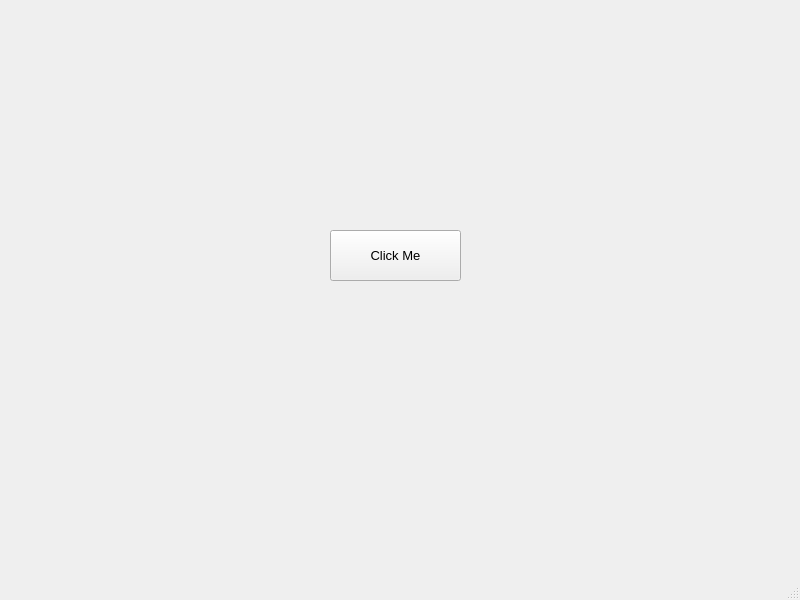
<?xml version="1.0" encoding="UTF-8"?>
<ui version="4.0">
 <class>helloWorld</class>
 <widget class="QMainWindow" name="helloWorld">
  <property name="geometry">
   <rect>
    <x>0</x>
    <y>0</y>
    <width>800</width>
    <height>600</height>
   </rect>
  </property>
  <property name="font">
   <font>
    <family>Arial</family>
    <pointsize>10</pointsize>
   </font>
  </property>
  <property name="windowTitle">
   <string>Hello World</string>
  </property>
  <widget class="QWidget" name="centralwidget">
   <widget class="QPushButton" name="btnDisplay">
    <property name="geometry">
     <rect>
      <x>330</x>
      <y>230</y>
      <width>131</width>
      <height>51</height>
     </rect>
    </property>
    <property name="text">
     <string>Click Me</string>
    </property>
   </widget>
  </widget>
  <widget class="QMenuBar" name="menubar">
   <property name="geometry">
    <rect>
     <x>0</x>
     <y>0</y>
     <width>800</width>
     <height>25</height>
    </rect>
   </property>
  </widget>
  <widget class="QStatusBar" name="statusbar"/>
 </widget>
 <resources/>
 <connections/>
</ui>
